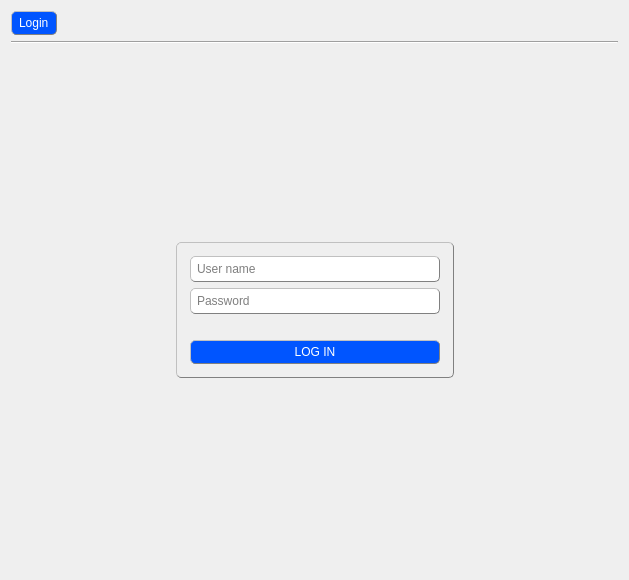
<?xml version="1.0" encoding="UTF-8"?>
<ui version="4.0">
 <class>LoginForm</class>
 <widget class="QWidget" name="LoginForm">
  <property name="geometry">
   <rect>
    <x>0</x>
    <y>0</y>
    <width>629</width>
    <height>580</height>
   </rect>
  </property>
  <property name="windowTitle">
   <string>LoginForm</string>
  </property>
  <layout class="QGridLayout" name="gridLayout_2">
   <item row="4" column="2">
    <spacer name="horizontalSpacer_2">
     <property name="orientation">
      <enum>Qt::Horizontal</enum>
     </property>
     <property name="sizeHint" stdset="0">
      <size>
       <width>40</width>
       <height>20</height>
      </size>
     </property>
    </spacer>
   </item>
   <item row="5" column="1">
    <spacer name="verticalSpacer_2">
     <property name="orientation">
      <enum>Qt::Vertical</enum>
     </property>
     <property name="sizeHint" stdset="0">
      <size>
       <width>20</width>
       <height>40</height>
      </size>
     </property>
    </spacer>
   </item>
   <item row="3" column="1">
    <spacer name="verticalSpacer">
     <property name="orientation">
      <enum>Qt::Vertical</enum>
     </property>
     <property name="sizeHint" stdset="0">
      <size>
       <width>20</width>
       <height>40</height>
      </size>
     </property>
    </spacer>
   </item>
   <item row="4" column="0">
    <spacer name="horizontalSpacer">
     <property name="orientation">
      <enum>Qt::Horizontal</enum>
     </property>
     <property name="sizeHint" stdset="0">
      <size>
       <width>40</width>
       <height>20</height>
      </size>
     </property>
    </spacer>
   </item>
   <item row="4" column="1">
    <widget class="QGroupBox" name="groupBox_2">
     <property name="minimumSize">
      <size>
       <width>200</width>
       <height>100</height>
      </size>
     </property>
     <property name="styleSheet">
      <string notr="true">QGroupBox {
               color: black;
               padding: 4px;
               border: 1px solid grey; 
               border-radius: 5px;
               border-style: outset;
              }</string>
     </property>
     <property name="title">
      <string/>
     </property>
     <layout class="QGridLayout" name="gridLayout">
      <item row="2" column="0">
       <widget class="QLabel" name="infoLabel">
        <property name="styleSheet">
         <string notr="true">QLabel {
               color: red;
              font: 10pt &quot;MS Shell Dlg 2&quot;;
              }</string>
        </property>
        <property name="text">
         <string/>
        </property>
       </widget>
      </item>
      <item row="3" column="0">
       <widget class="QPushButton" name="loginButton">
        <property name="sizePolicy">
         <sizepolicy hsizetype="Fixed" vsizetype="Fixed">
          <horstretch>0</horstretch>
          <verstretch>0</verstretch>
         </sizepolicy>
        </property>
        <property name="minimumSize">
         <size>
          <width>250</width>
          <height>0</height>
         </size>
        </property>
        <property name="maximumSize">
         <size>
          <width>130</width>
          <height>16777215</height>
         </size>
        </property>
        <property name="contextMenuPolicy">
         <enum>Qt::DefaultContextMenu</enum>
        </property>
        <property name="styleSheet">
         <string notr="true">QPushButton {
               color: white;
               padding: 4px;
               border: 1px solid grey; 
               border-radius: 5px;
               border-style: outset;
               max-width: 120px;
               background-color: rgb(0, 85, 255);
               font: bold 10pt &quot;MS Shell Dlg 2&quot;;
              }

QPushButton:hover {
               color: white;
               border: 1px solid grey;
               background-color: rgb(0, 78, 235);
               }

QPushButton:pressed {
               color: rgb(0, 0, 197)
               background: shadow;
               border-style: inset;
               }</string>
        </property>
        <property name="text">
         <string>LOG IN</string>
        </property>
        <property name="default">
         <bool>false</bool>
        </property>
        <property name="flat">
         <bool>true</bool>
        </property>
       </widget>
      </item>
      <item row="1" column="0">
       <widget class="QLineEdit" name="passwordLine">
        <property name="sizePolicy">
         <sizepolicy hsizetype="Fixed" vsizetype="Fixed">
          <horstretch>0</horstretch>
          <verstretch>0</verstretch>
         </sizepolicy>
        </property>
        <property name="minimumSize">
         <size>
          <width>250</width>
          <height>0</height>
         </size>
        </property>
        <property name="styleSheet">
         <string notr="true">QLineEdit {
               color: black;
               padding: 4px;
               border: 1px solid grey; 
               border-radius: 5px;
               border-style: outset;
               max-width: 120px;
              font: 10pt &quot;MS Shell Dlg 2&quot;;
              }</string>
        </property>
        <property name="inputMask">
         <string/>
        </property>
        <property name="text">
         <string/>
        </property>
        <property name="placeholderText">
         <string>Password</string>
        </property>
       </widget>
      </item>
      <item row="0" column="0">
       <widget class="QLineEdit" name="userLine">
        <property name="sizePolicy">
         <sizepolicy hsizetype="Fixed" vsizetype="Fixed">
          <horstretch>0</horstretch>
          <verstretch>0</verstretch>
         </sizepolicy>
        </property>
        <property name="minimumSize">
         <size>
          <width>250</width>
          <height>0</height>
         </size>
        </property>
        <property name="styleSheet">
         <string notr="true">QLineEdit {
               color: black;
               padding: 4px;
               border: 1px solid grey; 
               border-radius: 5px;
               border-style: outset;
               max-width: 120px;
	           font: 10pt &quot;MS Shell Dlg 2&quot;;
              }</string>
        </property>
        <property name="text">
         <string/>
        </property>
        <property name="placeholderText">
         <string>User name</string>
        </property>
       </widget>
      </item>
     </layout>
    </widget>
   </item>
   <item row="0" column="0" colspan="3">
    <layout class="QHBoxLayout" name="horizontalLayout">
     <item>
      <widget class="QLabel" name="label">
       <property name="sizePolicy">
        <sizepolicy hsizetype="Fixed" vsizetype="Fixed">
         <horstretch>0</horstretch>
         <verstretch>0</verstretch>
        </sizepolicy>
       </property>
       <property name="maximumSize">
        <size>
         <width>47</width>
         <height>47</height>
        </size>
       </property>
       <property name="styleSheet">
        <string notr="true">QLabel {
               color: white;
               padding: 4px;
               border: 1px solid grey; 
               border-radius: 5px;
               border-style: outset;
               background-color: rgb(0, 85, 255);
               font: bold 10pt &quot;MS Shell Dlg 2&quot;;
              }</string>
       </property>
       <property name="text">
        <string>Login</string>
       </property>
      </widget>
     </item>
     <item>
      <spacer name="horizontalSpacer_3">
       <property name="orientation">
        <enum>Qt::Horizontal</enum>
       </property>
       <property name="sizeHint" stdset="0">
        <size>
         <width>40</width>
         <height>20</height>
        </size>
       </property>
      </spacer>
     </item>
     <item>
      <widget class="QLabel" name="label_2">
       <property name="maximumSize">
        <size>
         <width>40</width>
         <height>40</height>
        </size>
       </property>
       <property name="text">
        <string/>
       </property>
       <property name="pixmap">
        <pixmap resource="res.qrc">:/res/Builder.png</pixmap>
       </property>
       <property name="scaledContents">
        <bool>true</bool>
       </property>
       <property name="wordWrap">
        <bool>false</bool>
       </property>
       <property name="openExternalLinks">
        <bool>false</bool>
       </property>
      </widget>
     </item>
    </layout>
   </item>
   <item row="1" column="0" colspan="3">
    <widget class="Line" name="line">
     <property name="orientation">
      <enum>Qt::Horizontal</enum>
     </property>
    </widget>
   </item>
  </layout>
 </widget>
 <resources>
  <include location="res.qrc"/>
 </resources>
 <connections/>
</ui>
